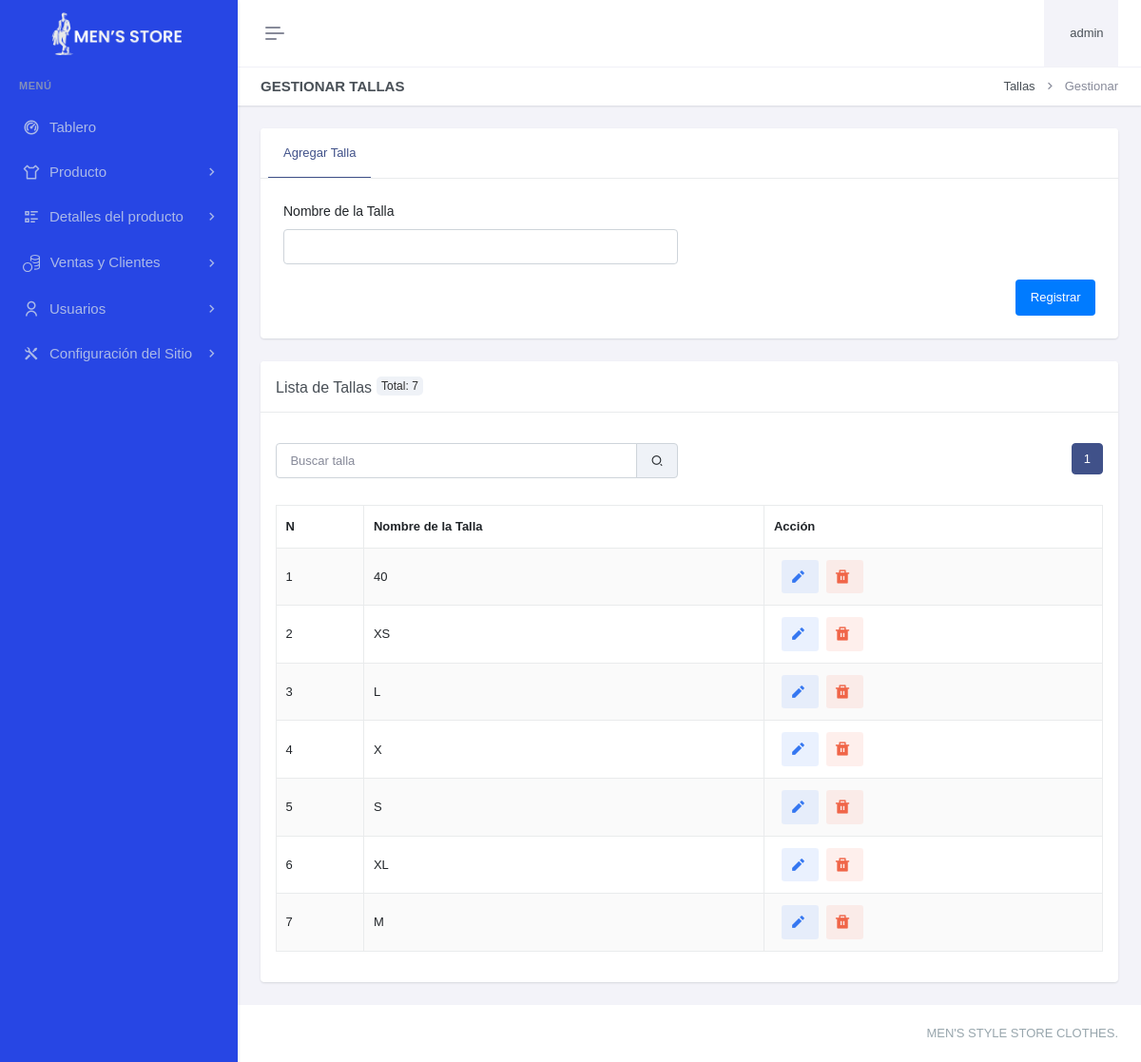
Before: /paneladministrador/detallesproducto/talla/gestionar-talla.php (signed in) with the older database file.
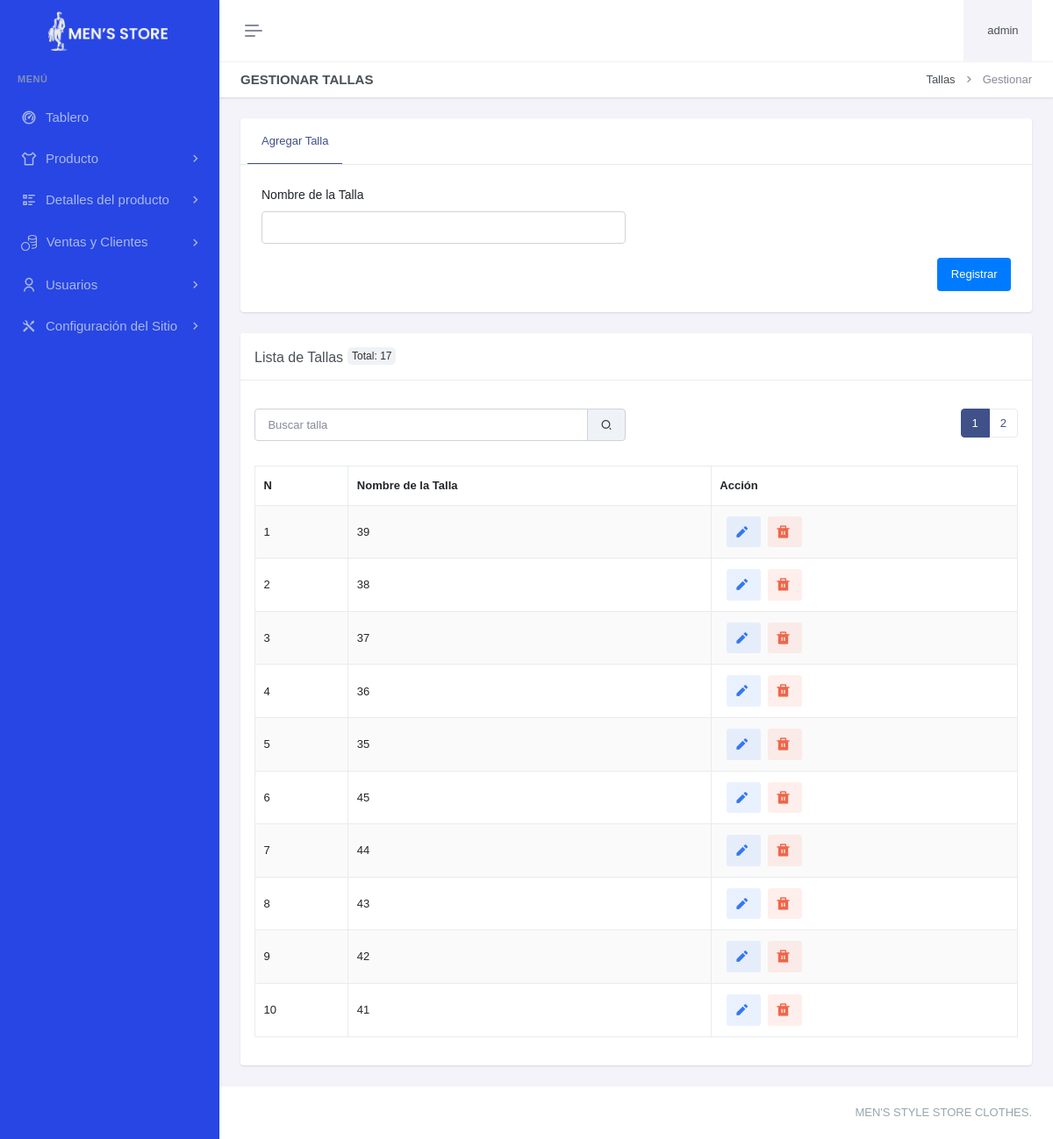
After: the same page with the newer database file.
### tables this page shows
CREATE TABLE `talla` (
  `talId` int(11) NOT NULL,
  `talNombre` varchar(30) DEFAULT NULL,
  `talFechaRegis` datetime DEFAULT current_timestamp()
);

### paneladministrador/detallesproducto/talla/gestionar-talla.php (the view, shortened to what the changed rows need)
<?php
include "../../header.php";
include "../../sidebar.php";
$registros_por_pagina = 10;
$pagina_actual = isset($_GET['pagina']) ? (int)$_GET['pagina'] : 1;
$offset = ($pagina_actual - 1) * $registros_por_pagina;
$search = isset($_GET['search']) ? trim($_GET['search']) : '';
$query_total = "SELECT COUNT(*) as total FROM talla WHERE talNombre LIKE ?";
$search_param = "%$search%";
$stmt_total = $con->prepare($query_total);
$stmt_total->bind_param('s', $search_param);
$stmt_total->execute();
$result_total = $stmt_total->get_result();
$total_registros = $result_total->fetch_assoc()['total'];
$total_paginas = ceil($total_registros / $registros_por_pagina);
?>
<div class="main-content">
    <div class="page-content">
        <div class="container-fluid">
            <div class="row">
                <div class="col-xxl-9">
                    <div class="card mt-4">
                        <div class="card-header">
                            <h5 class="card-title mb-0">Lista de Tallas<div class="badge-total">Total: <?php echo $total_registros; ?></div></h5>
                        </div>
                        <div class="card-body">
                            <div class="row mb-3">
                                <div class="col-md-6 d-flex justify-content-end">
                                <nav aria-label="Page navigation example">
                                    <ul class="pagination justify-content-center">
                                        <?php for ($i = 1; $i <= $total_paginas; $i++): ?>
                                            <li class="page-item <?php echo ($i == $pagina_actual) ? 'active' : ''; ?>">
                                                <a class="page-link" href="?pagina=<?php echo $i; ?>&search=<?php echo htmlspecialchars($search); ?>#example"><?php echo $i; ?></a>
                                            </li>
                                        <?php endfor; ?>
                                    </ul>
                                </nav>
                                </div>
                            </div>
                            <table id="example" class="table table-bordered dt-responsive nowrap table-striped align-middle" style="width:100%">
                                <thead>
                                    <tr>
                                    <th>N</th>
                                        <th>Nombre de la Talla</th>
                                        <th class="accion-col">Acción</th>
                                    </tr>
                                </thead>
                                <tbody>
                                    <?php
                                    $query = "SELECT * FROM talla WHERE talNombre LIKE ? ORDER BY talId DESC LIMIT ? OFFSET ?";
                                    $stmt = $con->prepare($query);
                                    $stmt->bind_param('sii', $search_param, $registros_por_pagina, $offset);
                                    $stmt->execute();
                                    $result = $stmt->get_result();
                                    $numeracion=$offset+1;
                                    while ($row = $result->fetch_assoc()) {
                                        echo "<tr id='talla-{$row['talId']}'>
                                                <td>{$numeracion}</td>
                                                <td>{$row['talNombre']}</td>
                                                <td>
                                                    <a href='editartalla.php?id={$row['talId']}' class='btn btn-soft-secondary btn-sm ms-2 me-1' aria-label='Editar' title='Editar'><i class='ri-pencil-fill align-bottom me-1' style='font-size: 1.5em;'></i></a>
                                                    <a href='javascript:void(0);' class='btn btn-soft-danger btn-sm' onclick='confirmDeleteTalla({$row['talId']})' aria-label='Eliminar' title='Eliminar'><i class='ri-delete-bin-fill align-bottom me-1' style='font-size: 1.5em;'></i></a>
                                                </td>
                                            </tr>";
                                            $numeracion++;
                                    }
                                    ?>
                                </tbody>
                            </table>
                        </div>
                    </div>
                </div>
            </div>
        </div>
    </div>
<?php include "../../footer.php"; ?>

Changed rows visible on the page:
no longer on this page (row unchanged): talla: talNombre "40"
no longer on this page (row unchanged): talla: talNombre "XS"
no longer on this page (row unchanged): talla: talNombre "L"
no longer on this page (row unchanged): talla: talNombre "X"
no longer on this page (row unchanged): talla: talNombre "S"
no longer on this page (row unchanged): talla: talNombre "XL"
no longer on this page (row unchanged): talla: talNombre "M"
added talla: talNombre "39"
added talla: talNombre "38"
added talla: talNombre "37"
added talla: talNombre "36"
added talla: talNombre "35"
added talla: talNombre "45"
added talla: talNombre "44"
added talla: talNombre "43"
added talla: talNombre "42"
added talla: talNombre "41"
Other visible differences:
$total_registros: "7" → "17"
new list line: "2"
